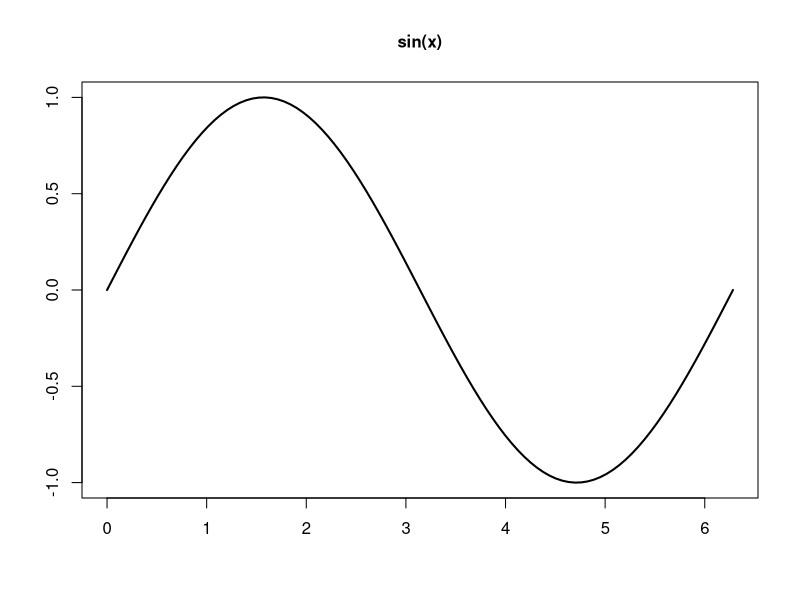
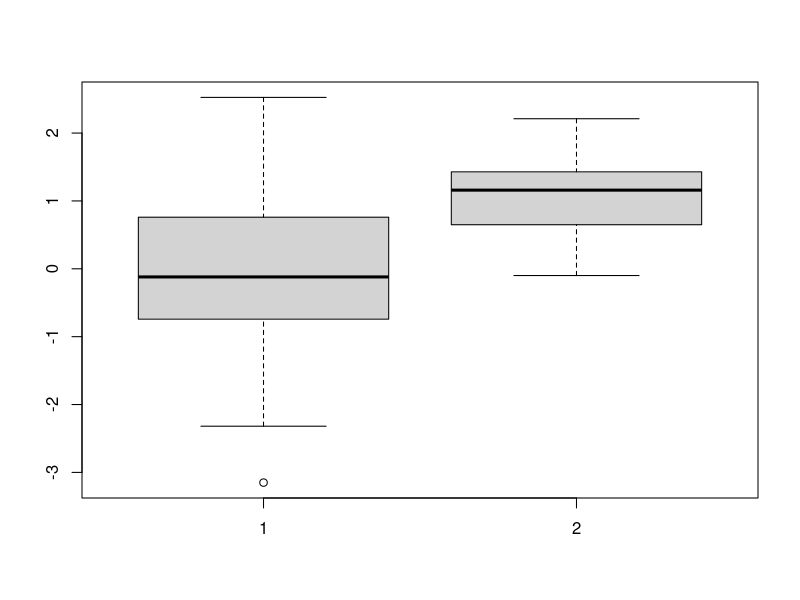

Here is the R script that generated these plots, in order:
## ---- chunk 1
knitr::opts_chunk$set(echo = TRUE, fig.width= 4.5, 
                                   fig.height= 3.5, 
                                   fig.align= "center")
## ---- chunk 2

if(system.file(package = "rmarkdown") == "") install.packages("rmarkdown")

## ---- chunk 3
if(system.file(package = "knitr") == "") install.packages("knitr")
## ---- chunk 4
print("Hello world!")
## ---- chunk 5
print("Hello world!")
b = 2
## ---- chunk 6
x_ = seq(0,2*pi, length.out=100)
y_ = sin(x_)
plot(x_,y_,type="l",lty=1,lwd=2,xlab="",ylab="",main="sin(x)",cex.axis=1,cex.main=1)
## ---- chunk 7
N = 100
dati = cbind(rnorm(N), rnorm(N,mean=1, sd=0.5))
head(dati)
boxplot(dati)
